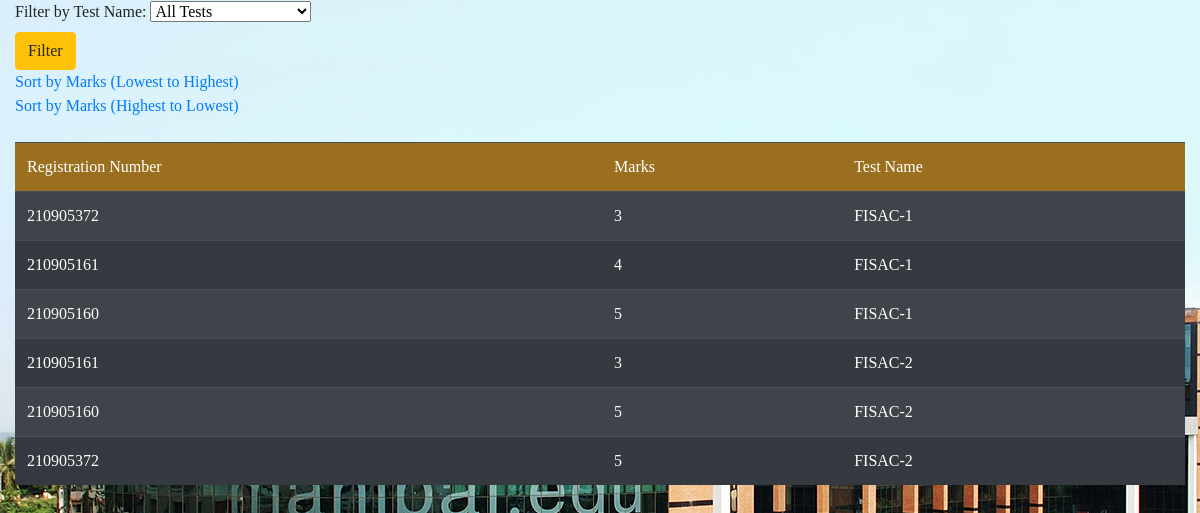
The app's page /teachermarks_result/DS/?sort=asc with its own data.
### webapp/models.py (models this page shows)
class Marks(models.Model):
    test_name = models.CharField(max_length=100)
    student_regno = models.ForeignKey(User, to_field='username', on_delete=models.CASCADE)
    subject = models.CharField(max_length=100)
    marks = models.PositiveIntegerField(default = 0)
    date = models.DateField()

class User(models.Model):
    CHOICES = (('student','student'),('teacher','teacher'))
    username = models.IntegerField(primary_key = True)
    password = models.CharField(max_length = 100)
    user = models.CharField(max_length = 100,choices=CHOICES)

### webapp/views.py (the view)
# urls.py: path('teachermarks_result/<str:subject>/',views.teachermarksResult,name='teachermarksResult'),
def teachermarksResult(request,subject):
    test_name = request.GET.get('test_name')
    sort_order = request.GET.get('sort')
    marks_query = Marks.objects.all()
    marks_query = marks_query.filter(subject=subject)
    if test_name:
        marks_query = marks_query.filter(test_name=test_name)
    else:
        if sort_order == 'asc':
            marks_query = marks_query.order_by('test_name', 'marks')
        elif sort_order == 'desc':
            marks_query = marks_query.order_by('test_name', '-marks')
    unique_tests = Marks.objects.values('test_name').annotate(count=Count('test_name'))
    context =  {}
    context['unique_tests'] = unique_tests
    context['marks'] = marks_query
    context['subject'] = subject
    return render(request,'teachermarks_result.html',context)

### webapp/templates/webapp/teachermarks_result.html (shortened to what this page needs)
<!DOCTYPE html>
<html lang="en" xmlns="http://www.w3.org/1999/xhtml">
<head>
    <link rel="stylesheet" href="https://cdn.jsdelivr.net/npm/bootstrap@4.4.1/dist/css/bootstrap.min.css">
    <link href="https://cdn.jsdelivr.net/npm/bootstrap-icons/font/bootstrap-icons.css" rel="stylesheet">
</head>
{% load static %}
<body style="background-image:url({% static 'manipal.jpg' %});font-family:Georgia">
    <div class="container-fluid">
        <form action="/teachermarks_result/{{ subject }}/" method="GET">
            <label for="test_name">Filter by Test Name:</label>
            <select name="test_name" id="test_name">
                <option value="">All Tests</option>
            </select><br />
            <input type="submit" value="Filter" class="btn btn-warning"><br />
        </form>
        <a href="/teachermarks_result/{{ subject }}/?sort=asc">Sort by Marks (Lowest to Highest)</a><br />
        <a href="/teachermarks_result/{{ subject }}/?sort=desc">Sort by Marks (Highest to Lowest)</a>
    </div>
    <div class="container-fluid">
        <table class="table table-dark table-striped table-hover mt-4">
            <thead style="background-color: rgba(255, 165, 0, 0.5); border-radius: 20px;">
            <td>Registration Number</td>
            <td>Marks</td>
            <td>Test Name</td>
            </thead>
            {% for mark in marks %}
            <tr>
                <td>{{ mark.student_regno.username }}</td>
                <td>{{ mark.marks }}</td>
                <td>{{ mark.test_name }}</td>
            </tr>
            {% endfor %}
        </table>
    </div>
</body>
</html>

### records on screen
Marks: student_regno.username "210905372", marks "3", test_name "FISAC-1"
Marks: student_regno.username "210905161", marks "4", test_name "FISAC-1"
Marks: student_regno.username "210905160", marks "5", test_name "FISAC-1"
Marks: student_regno.username "210905161", marks "3", test_name "FISAC-2"
Marks: student_regno.username "210905160", marks "5", test_name "FISAC-2"
Marks: student_regno.username "210905372", marks "5", test_name "FISAC-2"
